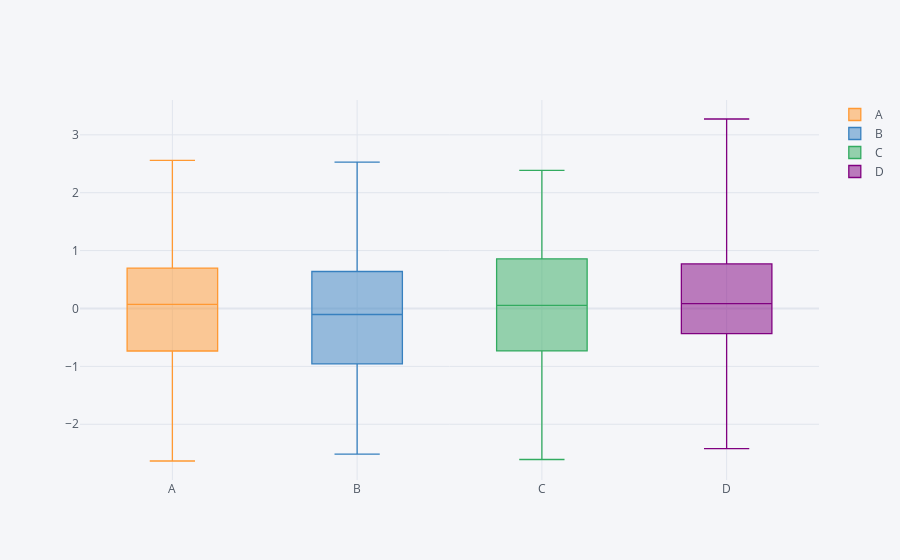

Notebook cell for this chart:
### Code cell
# Box plots
df.iplot(kind='box')

### Figure 1 — Plotly figure (JSON) as saved in the notebook; plotly's stock layout.template omitted (floating-point values rounded to 4 significant figures; data arrays with more than 128 entries replaced by an {"elided": "..."} marker saying what was removed)
{"data": [{"boxpoints": false, "line": {"width": 1.3}, "marker": {"color": "rgba(255, 153, 51, 1.0)"}, "name": "A", "orientation": "v", "type": "box", "y": {"elided": "200 float values"}}, {"boxpoints": false, "line": {"width": 1.3}, "marker": {"color": "rgba(55, 128, 191, 1.0)"}, "name": "B", "orientation": "v", "type": "box", "y": {"elided": "200 float values"}}, {"boxpoints": false, "line": {"width": 1.3}, "marker": {"color": "rgba(50, 171, 96, 1.0)"}, "name": "C", "orientation": "v", "type": "box", "y": {"elided": "200 float values"}}, {"boxpoints": false, "line": {"width": 1.3}, "marker": {"color": "rgba(128, 0, 128, 1.0)"}, "name": "D", "orientation": "v", "type": "box", "y": {"elided": "200 float values"}}], "layout": {"legend": {"bgcolor": "#F5F6F9", "font": {"color": "#4D5663"}}, "paper_bgcolor": "#F5F6F9", "plot_bgcolor": "#F5F6F9", "title": {"font": {"color": "#4D5663"}}, "xaxis": {"gridcolor": "#E1E5ED", "showgrid": true, "tickfont": {"color": "#4D5663"}, "title": {"font": {"color": "#4D5663"}, "text": ""}, "zerolinecolor": "#E1E5ED"}, "yaxis": {"gridcolor": "#E1E5ED", "showgrid": true, "tickfont": {"color": "#4D5663"}, "title": {"font": {"color": "#4D5663"}, "text": ""}, "zerolinecolor": "#E1E5ED"}}}
